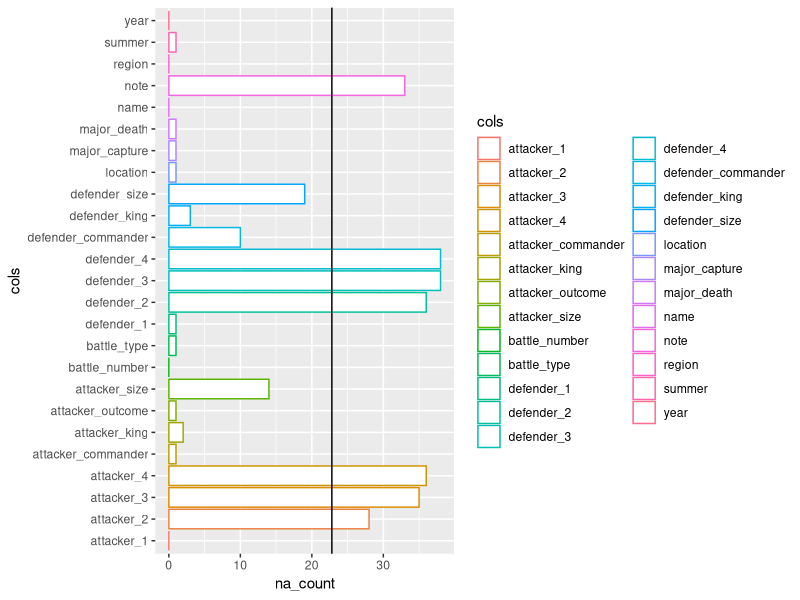
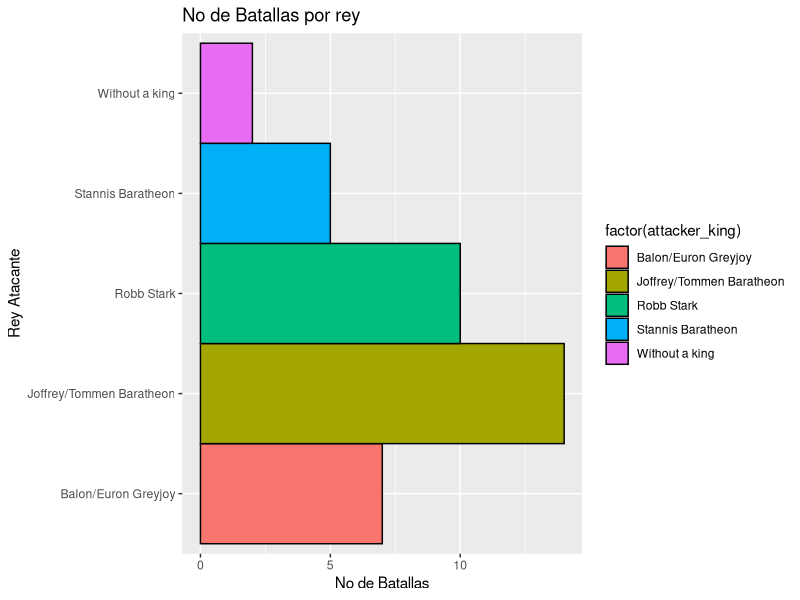
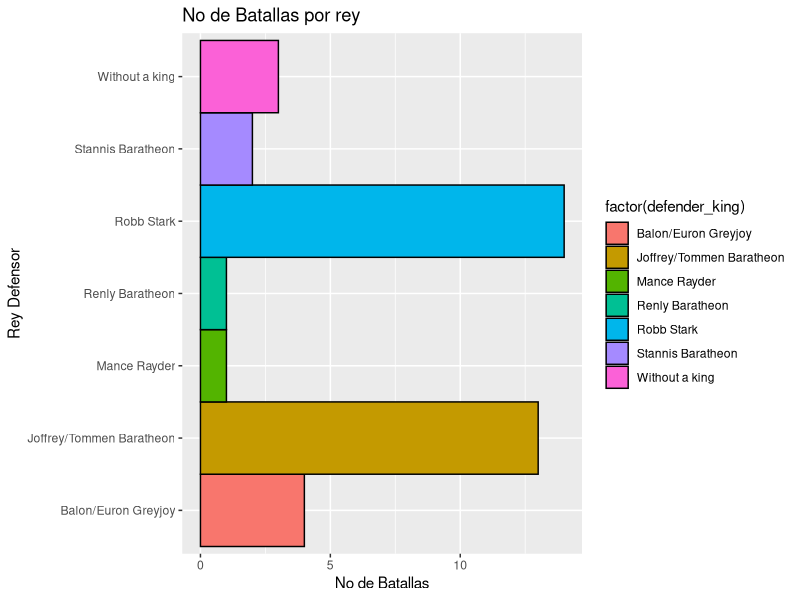
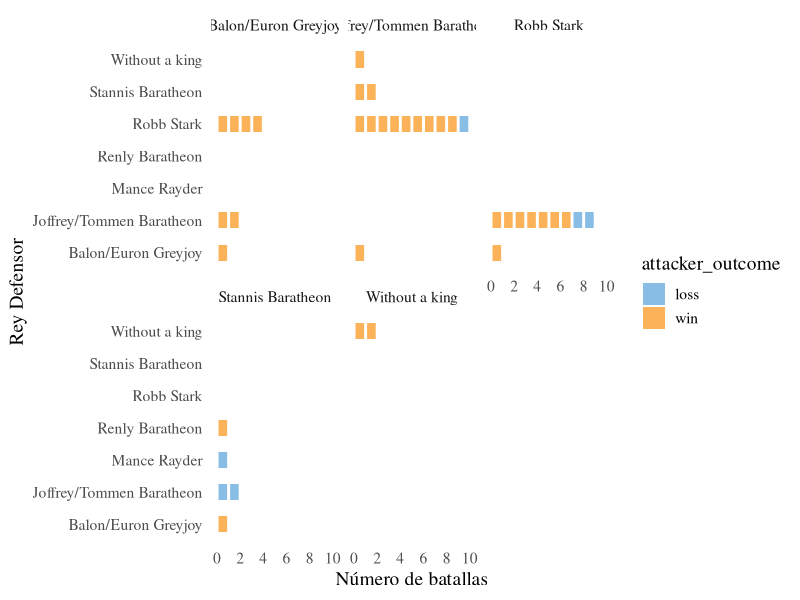
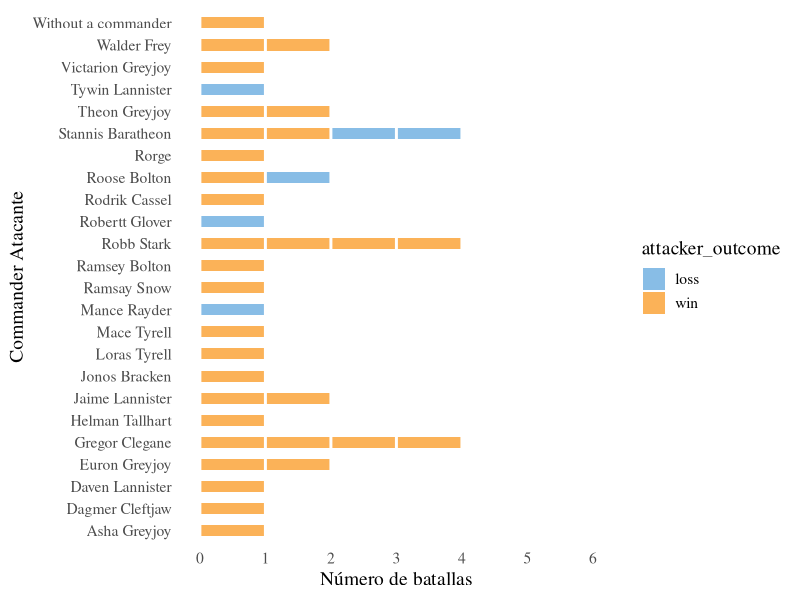
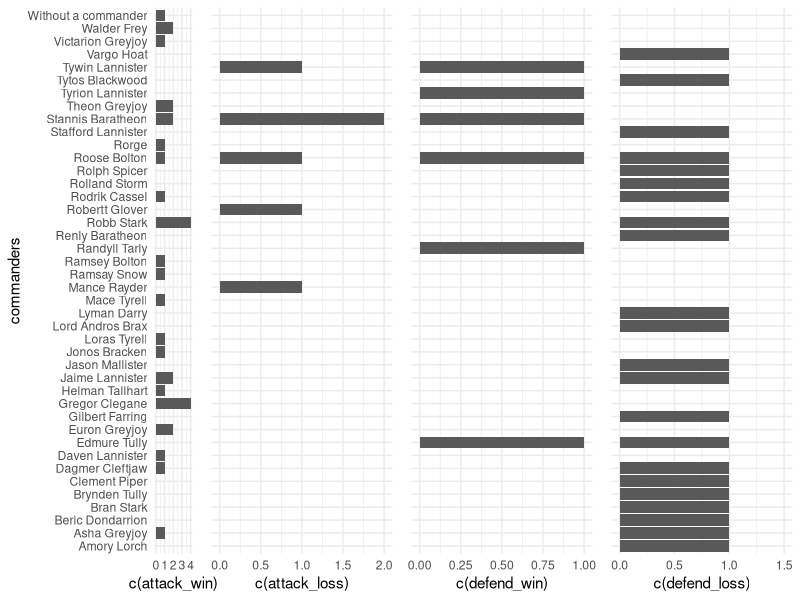

Recreate these plots in R, in order.
## ---- chunk 1
knitr::opts_chunk$set(echo = TRUE, warning = FALSE)
## ---- chunk 2
# Cargar Librerías
library(ggplot2)
library(knitr)
library(tidyverse)

## ---- chunk 3
datos = readxl::read_xlsx("data/battles.xlsx")
datos
## ---- chunk 4
na_count <-sapply(datos, function(y) sum(length(which(is.na(y)))))
na_count <- as.data.frame(na_count)
na_count["cols"] <- colnames(datos)
na_count <- na_count %>% arrange(desc(na_count))

ggplot(data=na_count, aes(x=cols, y=na_count, color = cols)) + 
    geom_bar(stat="identity", fill="white")  +coord_flip() + geom_hline(yintercept = 0.6*dim(datos)[1])
## ---- chunk 5
na_count[1:5,]

## ---- chunk 6
datos_p1 <- datos[lapply( datos, function(x) sum(is.na(x)) / length(x) ) < 0.6]
datos_p1

## ---- chunk 7
#Sustituir valores nulos
datos_p2 <- datos_p1
datos_p2$attacker_king <- datos_p2$attacker_king %>% replace_na("Without a king")
datos_p2$defender_king <- datos_p2$defender_king %>% replace_na("Without a king")
datos_p2$defender_1 <- datos_p2$defender_1 %>% replace_na("Pedestrians")
datos_p2$attacker_commander <- datos_p2$attacker_commander %>% replace_na("Without a commander")
datos_p2$defender_commander <- datos_p2$defender_commander %>% replace_na("Without a commander")
datos_p2$attacker_outcome <- datos_p2$attacker_outcome %>% replace_na("loss")


## ---- chunk 8
#sustituir los tamaños de los ejércitos por la media según el rey
datos_p2$attacker_size <- with(datos_p2, ave(attacker_size, attacker_king,
    FUN = function(x) replace(x, is.na(x), mean(x, na.rm = TRUE))))

datos_p2$defender_size <- with(datos_p2, ave(defender_size, defender_king,
    FUN = function(x) replace(x, is.na(x), mean(x, na.rm = TRUE))))
## ---- chunk 9
#Elegir sólo las culumnas de interés para nuestra pregunta
battle<-datos_p2 %>% select(name,year,attacker_king,defender_king,attacker_outcome,attacker_size,defender_size, attacker_commander, defender_commander)

## ---- chunk 10
#Recoger solo el primer commander que aparezca en la lista
a <- c()

for (i in 1:length(battle$attacker_commander))
  a[i] = strsplit(battle$attacker_commander[i], ",")[[1]][1]
  
battle$attacker_commander <- a

## ---- chunk 11
def <- c()

for (i in 1:length(battle$defender_commander))
  def[i] <- strsplit(battle$defender_commander[i], ",")[[1]][1]

battle$defender_commander <- def
## ---- chunk 12
g1 <- ggplot(aes(x = factor(attacker_king)), data = battle, fill=factor(attacker_king)) + 
    geom_bar(aes(fill=factor(attacker_king)), width=1, colour="black") +
    ggtitle("No de Batallas por rey") +
    xlab("Rey Atacante") + ylab("No de Batallas") + coord_flip()
print(g1)
## ---- chunk 13
g1 <- ggplot(aes(x = factor(defender_king)), data = battle, fill=factor(defender_king)) + 
    geom_bar(aes(fill=factor(defender_king)), width=1, colour="black") +
    ggtitle("No de Batallas por rey") +
    xlab("Rey Defensor") + ylab("No de Batallas") + coord_flip()
print(g1)
## ---- chunk 14
library(ggthemes)
g2 <- ggplot(data = battle, aes(x = defender_king,fill=attacker_outcome)) +
  geom_bar(width=0.5) +
  theme_tufte(base_size=14,ticks = F) +
  scale_fill_few()+
  geom_hline(yintercept=seq(0, max( table(battle$defender_king,battle$attacker_king)), 1), col="white", lwd=1)+
  scale_y_continuous(breaks=seq(0, max( table(battle$defender_king,battle$attacker_king)), 2))+
  facet_wrap(~ attacker_king)+coord_flip()+
  xlab("Rey Defensor") + ylab("Número de batallas")
print(g2)
## ---- chunk 15
g3 <- ggplot(data = battle, aes(x = attacker_commander,fill=attacker_outcome)) +
  geom_bar(width=0.5) +
  theme_tufte(base_size=14,ticks = F) +
  scale_fill_few()+
  geom_hline(yintercept=seq(0, 6, 1), col="white", lwd=1)+
  scale_y_continuous(breaks=seq(0, 6))+
  coord_flip()+
  xlab("Commander Atacante") + ylab("Número de batallas")
print(g3)
## ---- chunk 16
robb <- subset(battle,attacker_commander=="Robb Stark")
gregor <- subset(battle, attacker_commander=="Gregor Clegane")
robb_gregor <- rbind(robb, gregor)
table(robb_gregor$attacker_commander, robb_gregor$attacker_king)
## ---- chunk 17
#Crear una lista con los valores unicos de commanders atacantes y defensores
attackers <- battle$attacker_commander
defenders <- battle$defender_commander

commanders <- unique(c(attackers, defenders))

## ---- chunk 18
attack_win <- c()
for (i in 1:length(commanders)){
  win = 0
  for ( j in 1:length(battle$name)){
    if (battle$attacker_commander[j] == commanders[i] && battle$attacker_outcome[j]=="win"){
      win = win +1
    }else{
      win = win +0
    }
  }
  attack_win[i] <- win
}
  
attack_win_commander <- cbind(commanders, attack_win)
## ---- chunk 19
defend_win <- c()
for (i in 1:length(commanders)){
  win = 0
  for ( j in 1:length(battle$name)){
    #print(battle$defender_commander[j] == commanders[i] && battle$attacker_outcome!="win")
    if (battle$defender_commander[j] == commanders[i] && battle$attacker_outcome[j]!="win"){
      win = win +1
    }else{
      win = win +0
    }
  }
  defend_win[i] <- win
}
  
defend_win_commander <- cbind(commanders, defend_win)
## ---- chunk 20
attack_loss <- c()
for (i in 1:length(commanders)){
  loss = 0
  for ( j in 1:length(battle$name)){
    if (battle$attacker_commander[j] == commanders[i] && battle$attacker_outcome[j]!="win"){
      loss = loss +1
    }else{
      loss = loss +0
    }
  }
  attack_loss[i] <- loss
}
  
attack_loss_commander <- cbind(commanders, attack_loss)
## ---- chunk 21
defend_loss <- c()
for (i in 1:length(commanders)){
  loss = 0
  for ( j in 1:length(battle$name)){
    if (battle$defender_commander[j] == commanders[i] && battle$attacker_outcome[j]=="win"){
      loss = loss +1
    }else{
      loss = loss +0
    }
  }
  defend_loss[i] <- loss
}
  
defend_loss_commander <- cbind(commanders, defend_loss)
## ---- chunk 22
battle_record <- cbind.data.frame(commanders, attack_win, attack_loss, defend_win, defend_loss)
## ---- chunk 23
library(gridExtra)
g1 <- ggplot(battle_record, aes(x=commanders, y = c(attack_win))) + geom_bar(stat="identity") + coord_flip() +theme_minimal()

g2 <- ggplot(battle_record, aes(x=commanders, y = c(attack_loss))) + geom_bar(stat="identity") + coord_flip() +theme_minimal() + theme(axis.text.y = element_blank(), axis.title.y =  element_blank()) 

g3 <- ggplot(battle_record, aes(x=commanders, y = c(defend_win))) + geom_bar(stat="identity") + coord_flip() +theme_minimal() + theme(axis.text.y = element_blank(), axis.title.y =  element_blank()) 

g4 <- ggplot(battle_record, aes(x=commanders, y = c(defend_loss))) + geom_bar(stat="identity") + coord_flip()+theme_minimal() + theme(axis.text.y = element_blank(), axis.title.y =  element_blank()) + ylim(0,1.5)

grid.arrange(g1, g2, g3, g4, ncol=4)


## ---- chunk 24
ratio <- c()
for (i in 1:length(battle_record$commanders)){
  f1 = battle_record$attack_win[i]/38
  f2 = battle_record$defend_win[i]/38

  ratio[i] = f1+f2
}

battle_record <- cbind.data.frame(battle_record, ratio)
#battle_record <- battle_record %>% arrange(desc(ratio))
## ---- chunk 25
head(battle_record,4)
